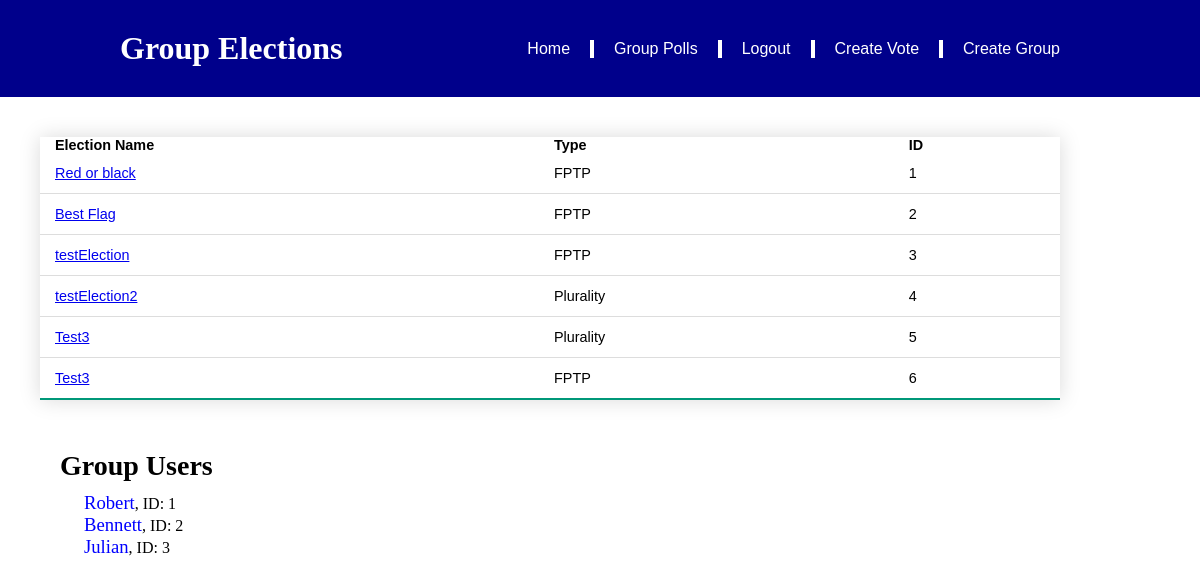
The app's page /groups.php (signed in) with its own data.
### tables this page shows
CREATE TABLE Election(
	Ongoing INTEGER,
	EID INTEGER unique,
	Ename TEXT,
	GID INTEGER,
	Type TEXT,
	PRIMARY KEY (EID),
	FOREIGN KEY (GID) REFERENCES Groups(GID)
		ON UPDATE CASCADE
		ON DELETE CASCADE
);

CREATE TABLE User(
	UserID INTEGER unique,
	Name TEXT,
	Password TEXT,
	GID INTEGER,
	PRIMARY KEY (UserID),
	FOREIGN KEY (GID) REFERENCES Groups(GID)
		ON UPDATE CASCADE
		ON DELETE CASCADE
);

### groups.php (the view, shortened to what this page needs)
<?php
    include 'functions.php';
    template_Header("Group Elections");
    $db = pdo_connect_sqlite();
    $stmt = $db->prepare("SELECT * FROM groups natural join election where GID = :GID");
    $stmt->bindParam(':GID', $_SESSION['GID'], PDO::PARAM_INT);
    $stmt->execute();
    echo "<table class='groups'>
                    <thead>
                        <tr>
                            <th> Election Name </th>
                            <th> Type </th>
                            <th> ID </th>
                        </tr>
                    </thead>
                        <tbody>";
    foreach($stmt as $tuple) {
            $link = "http://129.114.19.78/~dbteam/DatabaseProject/pollingApp/poll.php?EID=".$tuple['EID'];
            echo "
                        <tr>
                            <td> <a href=$link > $tuple[Ename] </a> </td>
                            <td> $tuple[Type] </td>
                            <td> $tuple[EID] </td>
                        </tr>
                ";
    }
echo "  </tbody>
    </table>";
    $stmt = $db->prepare("SELECT * FROM groups natural join user where GID = :GID");
    $stmt->bindParam(':GID', $_SESSION['GID'], PDO::PARAM_INT);
    $stmt->execute();
    echo "<h2 class=userTitle > Group Users </h2>";
    foreach($stmt as $tuple) {
        echo "<font class=users color='blue'>$tuple[Name]</font>, ID: $tuple[UserID] <br/>\n";
    }
?>
<?=template_Footer()?>

### functions.php (shortened to what this page needs)
<?php
function template_Header($title){
echo <<<EOT
<!Doctype HTML>
<html>
    <head>
        <meta charset = "utf-8">
        <meta http-equiv="X-UA-Compatible" content="IE=edge">
        <title>$title</title>
        <meta name="viewport" content="width=device-width, initial-scale=1">
        <link href = "style.css" rel = "stylesheet" type = "text/css">
    <head>
    <body>
        <header class = "headerTemplate">
            <h1 id = "pageName">$title</h1>
            <nav class = "navtop">
                <ul class = "navtop-links">
                    <li><a href="home.php">Home</a></li>
                    <li><a href="groups.php">Group Polls</a></li>
EOT;
template_Mid();
echo <<<EOT
                    <li><a href="createVote.php">Create Vote</a></li>
                    <li><a href="createGroup.php">Create Group</a></li>
                </ul>
            </nav>
        </header>
EOT;
}
function template_Mid(){
if(isset($_SESSION['username'])){
echo <<<EOT
                    <li><a href="home.php?logout=1">Logout</a></li>
EOT;
}else{
echo <<<EOT
                    <li><a href="login.php">Login</a></li>
EOT;
}
}
function template_Footer(){
echo <<<EOT
    </body>
<html>
EOT;
}
?>

### style.css (style rules this page uses)
* { box-sizing: border-box; margin: 0; padding: 0; background-color: white; }
.headerTemplate { display: flex; justify-content: space-between; align-items: center; padding: 30px 10%; background-color: darkblue; }
#pageName { background-color: darkblue; color: white; }
.navtop-links { list-style: none; }
.navtop-links li { display: inline-block; padding: 0px 20px; background-color: darkblue; }
.navtop-links li a { transition: all 0.3s ease 0s; background-color: darkblue; color: white; font-family: Arial, Helvetica, sans-serif; font-weight: 500; font-size: 16px; text-decoration: none; }
.groups { border-collapse: collapse; margin: 40px 0; margin-left: 40px; font-size: 0.9em; font-family: sans-serif; min-width:85%; box-shadow: 0 0 20px rgba(0, 0, 0, 0.15); align-self: center; }
.groups thead tr { background-color: #009879; color: #009879; text-align: left; }
.groups th { color: black; text-align: left; padding-left: 15px; }
.groups td { padding: 12px 15px; text-align: left; }
.groups tbody tr { border-bottom: 1px solid #dddddd; }
.groups tbody tr:nth-of-type(even) { background-color: #f3f3f3; }
.groups tbody tr:last-of-type { border-bottom: 2px solid #009879; }
.userTitle { padding: 10px; padding-left: 5%; font-size: 21pt; }
.users { padding-left: 7%; font-size: 14pt; }

### records on screen
election: Ename "Red or black", Type "FPTP", EID "1"
election: Ename "Best Flag", Type "FPTP", EID "2"
election: Ename "testElection", Type "FPTP", EID "3"
election: Ename "testElection2", Type "Plurality", EID "4"
election: Ename "Test3", Type "Plurality", EID "5"
election: Ename "Test3", Type "FPTP", EID "6"
user: Name "Robert", UserID "1"
user: Name "Bennett", UserID "2"
user: Name "Julian", UserID "3"

### other values on screen
$title "Group Elections"
